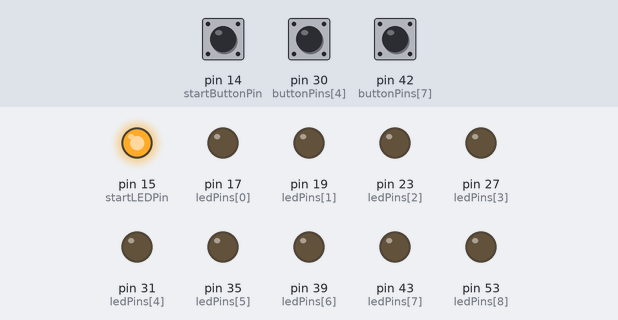
Bench run of a sketch on a simulated Arduino Mega 2560, built with avr-gcc and run on an emulated ATmega2560. On the bench: output pins drawn as LEDs (lit = HIGH). Inputs (shaded band) come from the test bench; at power-on: pin 14 (startButtonPin) HIGH, pin 30 (buttonPins[4]) HIGH, pin 42 (buttonPins[7]) HIGH. Random numbers use the default seed unless the sketch sets one; what the sketch prints to the serial monitor is not drawn.

Above: at 1.2 s.
1.3 s: pin 14 (startButtonPin) pulled LOW for 0.15 s
At 1.45 s:
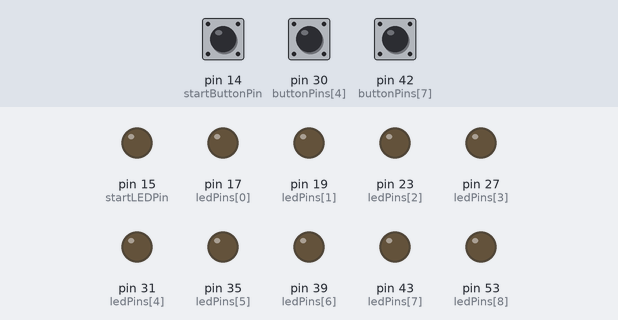
At 2.4 s:
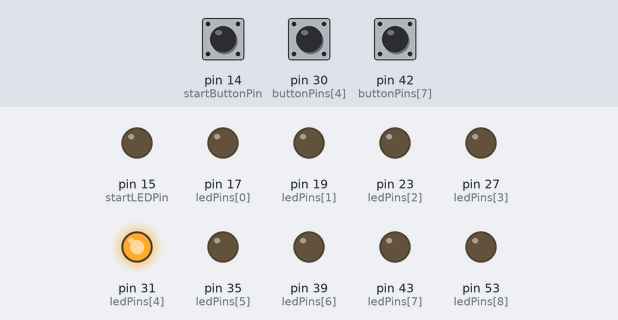
3.1 s: pin 30 (buttonPins[4]) pulled LOW for 0.15 s
At 3.7 s:
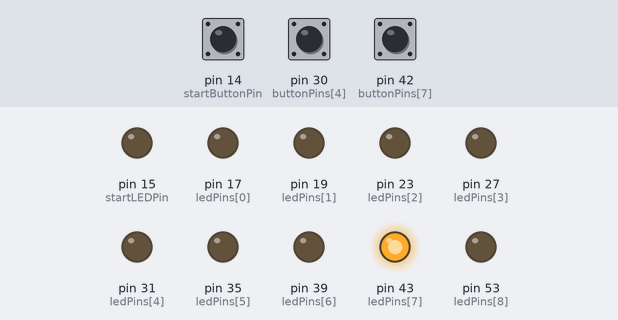
Timing chart, 0 to 32.7 s (numbered marks = the images above; inputs shaded):
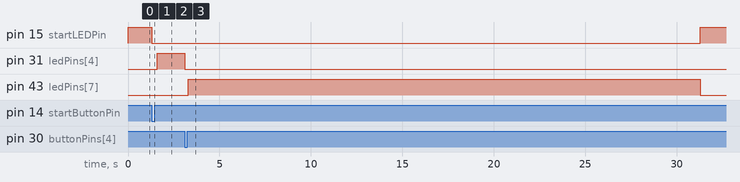

The sketch:

batakpro_finaldestination.ino
```cpp
#define NO_OF_GAME_BUTTONS 9

const int ledPins[NO_OF_GAME_BUTTONS] = {17, 19, 23, 27, 31, 35, 39, 43, 53};
const int buttonPins[NO_OF_GAME_BUTTONS] = {16, 18, 22, 26, 30, 34, 38, 42, 52};

const int startButtonPin = 14;
const int startLEDPin = 15;

bool gameRunning = false;
unsigned long gameStartTime = 0;
int activeIndex = -1;

void setup() {
  Serial.begin(115200);

  pinMode(startButtonPin, INPUT_PULLUP);
  pinMode(startLEDPin, OUTPUT);
  digitalWrite(startLEDPin, HIGH);  // Show ready state

  for (int i = 0; i < NO_OF_GAME_BUTTONS; i++) {
    pinMode(buttonPins[i], INPUT_PULLUP);
    pinMode(ledPins[i], OUTPUT);
    digitalWrite(ledPins[i], LOW);
  }
}

void loop() {
  if (!gameRunning && digitalRead(startButtonPin) == LOW) {
    // Start the game
    Serial.write(0);
    gameRunning = true;
    gameStartTime = millis();
    digitalWrite(startLEDPin, LOW);  // Start LED OFF during game
    delay(300); // debounce
    chooseRandomLED();
  }

  if (gameRunning) {
    // Check time
    if (millis() - gameStartTime >= 30000) {
      endGame();
    } else {
      // Check if correct button is pressed
      if (activeIndex != -1 && digitalRead(buttonPins[activeIndex]) == LOW) {
	Serial.write(1);
        digitalWrite(ledPins[activeIndex], LOW);
        delay(200);
        chooseRandomLED();
      }
    }
  }
}

void chooseRandomLED() {
  int newIndex;
  do {
    newIndex = random(0, NO_OF_GAME_BUTTONS);
  } while (newIndex == activeIndex);

  activeIndex = newIndex;
  digitalWrite(ledPins[activeIndex], HIGH);
}

void endGame() {
  gameRunning = false;
  digitalWrite(startLEDPin, HIGH); // Start LED back ON

  for (int i = 0; i < NO_OF_GAME_BUTTONS; i++) {
    digitalWrite(ledPins[i], LOW);
  }

  activeIndex = -1;
}
```

Measured:
- after the input at 1.3 s, pin 15 (startLEDPin): HIGH → LOW at once; pin 31 (ledPins[4]): LOW → HIGH after 0.30 s
- after the input at 3.1 s, pin 43 (ledPins[7]): LOW → HIGH after 0.20 s, → LOW 28.0 s later
